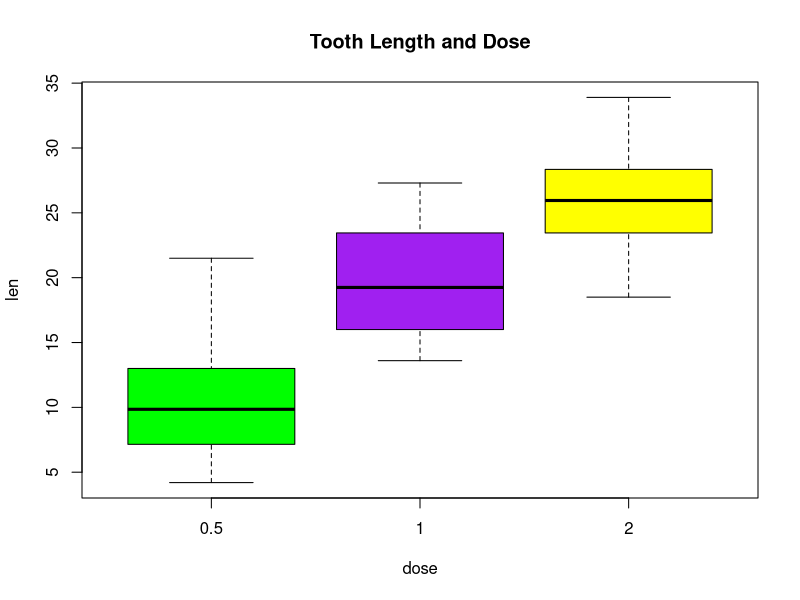
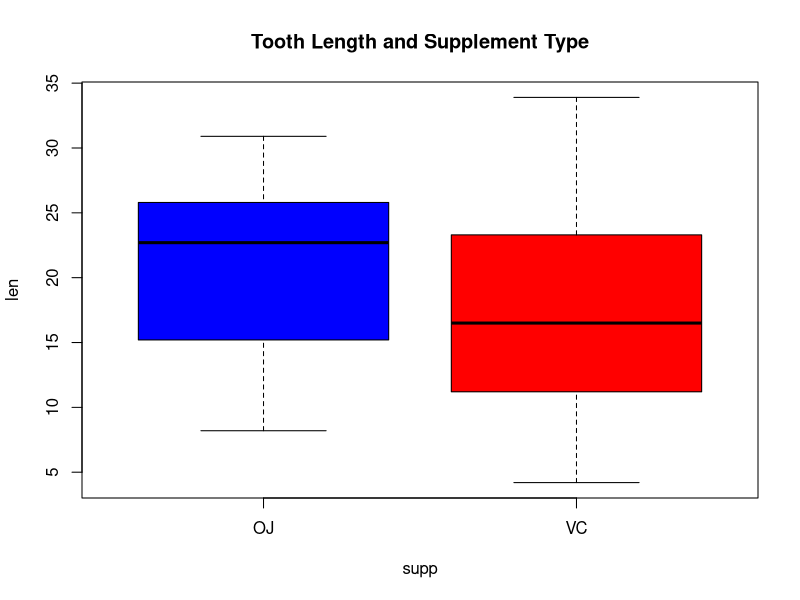
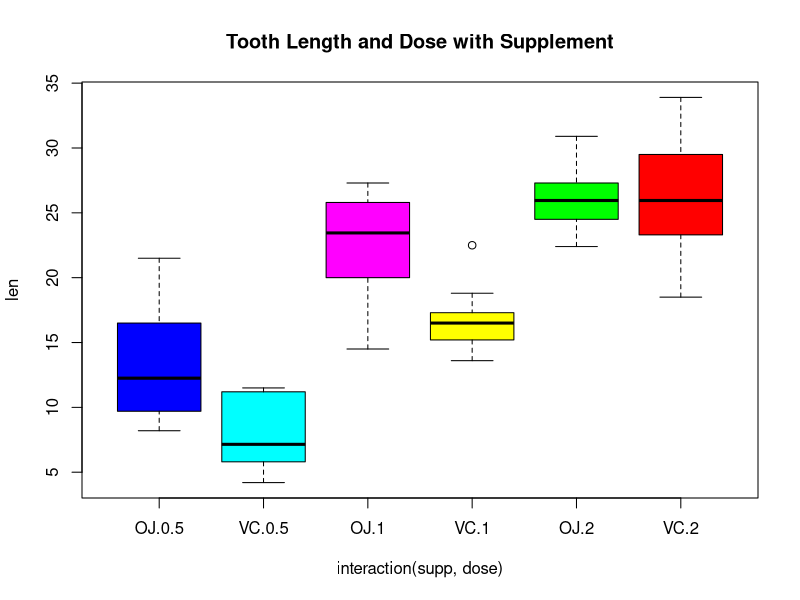

Reproduce these figures in R, in order.
## ---- chunk 1
library(datasets)
str(ToothGrowth)
ToothGrowth$dose <- as.factor(ToothGrowth$dose)
## ---- chunk 2
summary(ToothGrowth)
## ---- chunk 3
boxplot(len~dose,data=ToothGrowth,col=c("green","purple","yellow"),
        main="Tooth Length and Dose")
## ---- chunk 4
boxplot(len~supp,data=ToothGrowth,col=c("blue","red"),
        main="Tooth Length and Supplement Type")
## ---- chunk 5
boxplot(len~interaction(supp,dose),data=ToothGrowth,
        main="Tooth Length and Dose with Supplement",col=sample(rainbow(6)))
## ---- chunk 6
oj <- ToothGrowth[ToothGrowth$supp=="OJ",]
vc <- ToothGrowth[ToothGrowth$supp=="VC",]
oj05 <- oj[oj$dose==0.5,]
oj10 <- oj[oj$dose==1.0,]
oj20 <- oj[oj$dose==2.0,]
vc05 <- vc[vc$dose==0.5,]
vc10 <- vc[vc$dose==1.0,]
vc20 <- vc[vc$dose==2.0,]

#t test vc and oj then dose = 0.5    
vcoj0.5 <- t.test(len~supp,data=rbind(vc05,oj05),var.equal=FALSE)

#t test vc and oj then dose = 1.0 
vcoj1.0 <- t.test(len~supp,data=rbind(vc10,oj10),var.equal=F)

#t test vc and oj then dose = 2.0    
vcoj2.0 <- t.test(len~supp,data=rbind(vc20,oj20),var.equal=F)
## ---- chunk 7
#0.5 vs 1.0
vc0.5and1.0 <- t.test(len~dose,data=rbind(vc05,vc10),var.equal=TRUE)
oj0.5and1.0 <- t.test(len~dose,data=rbind(oj05,oj10),var.equal=TRUE)

#1.0 vs 2.0
vc1.0and2.0 <- t.test(len~dose,data=rbind(vc10,vc20),var.equal=TRUE)
oj1.0and2.0 <- t.test(len~dose,data=rbind(oj10,oj20),var.equal=TRUE)

#0.5 vs 2.0
vc0.5and2.0 <- t.test(len~dose,data=rbind(vc05,vc20),var.equal=TRUE)
oj0.5and2.0 <- t.test(len~dose,data=rbind(oj05,oj20),var.equal=TRUE)
